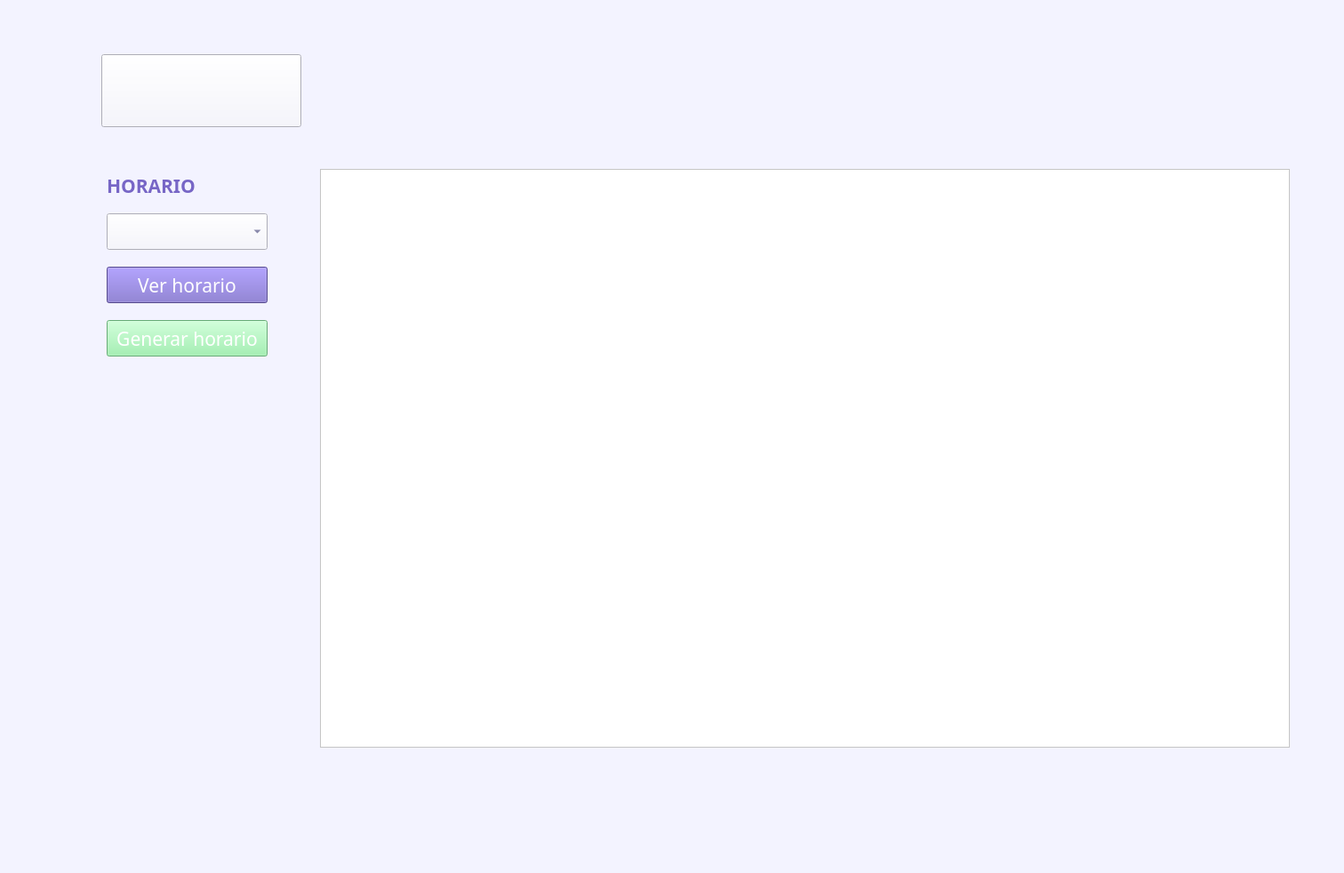
<?xml version="1.0" encoding="UTF-8"?>
<ui version="4.0">
 <class>ScheduleWindow</class>
 <widget class="QMainWindow" name="ScheduleWindow">
  <property name="geometry">
   <rect>
    <x>0</x>
    <y>0</y>
    <width>1512</width>
    <height>982</height>
   </rect>
  </property>
  <property name="windowTitle">
   <string>MainWindow</string>
  </property>
  <property name="styleSheet">
   <string notr="true">background-color: rgb(243, 243, 255);</string>
  </property>
  <widget class="QWidget" name="centralwidget">
   <widget class="QPushButton" name="pushButton_menu">
    <property name="geometry">
     <rect>
      <x>114</x>
      <y>61</y>
      <width>225</width>
      <height>82</height>
     </rect>
    </property>
    <property name="styleSheet">
     <string notr="true">border-image: url(:/resources/images/logo.png);</string>
    </property>
    <property name="text">
     <string/>
    </property>
   </widget>
   <widget class="QLabel" name="label_schedule">
    <property name="geometry">
     <rect>
      <x>120</x>
      <y>200</y>
      <width>151</width>
      <height>17</height>
     </rect>
    </property>
    <property name="font">
     <font>
      <family>Montserrat</family>
      <pointsize>16</pointsize>
      <bold>true</bold>
     </font>
    </property>
    <property name="styleSheet">
     <string notr="true">
color: rgb(119, 102, 198);
</string>
    </property>
    <property name="text">
     <string>HORARIO</string>
    </property>
   </widget>
   <widget class="QTableWidget" name="tableWidget">
    <property name="geometry">
     <rect>
      <x>360</x>
      <y>190</y>
      <width>1091</width>
      <height>651</height>
     </rect>
    </property>
    <property name="styleSheet">
     <string notr="true">background-color: rgb(255, 255, 255);
color: rgb(0, 0, 0);</string>
    </property>
   </widget>
   <widget class="QComboBox" name="comboBox_schedule">
    <property name="geometry">
     <rect>
      <x>120</x>
      <y>240</y>
      <width>181</width>
      <height>41</height>
     </rect>
    </property>
    <property name="palette">
     <palette>
      <active>
       <colorrole role="WindowText">
        <brush brushstyle="SolidPattern">
         <color alpha="255">
          <red>70</red>
          <green>70</green>
          <blue>122</blue>
         </color>
        </brush>
       </colorrole>
       <colorrole role="Button">
        <brush brushstyle="SolidPattern">
         <color alpha="255">
          <red>243</red>
          <green>243</green>
          <blue>255</blue>
         </color>
        </brush>
       </colorrole>
       <colorrole role="Text">
        <brush brushstyle="SolidPattern">
         <color alpha="255">
          <red>70</red>
          <green>70</green>
          <blue>122</blue>
         </color>
        </brush>
       </colorrole>
       <colorrole role="ButtonText">
        <brush brushstyle="SolidPattern">
         <color alpha="255">
          <red>70</red>
          <green>70</green>
          <blue>122</blue>
         </color>
        </brush>
       </colorrole>
       <colorrole role="Base">
        <brush brushstyle="SolidPattern">
         <color alpha="255">
          <red>243</red>
          <green>243</green>
          <blue>255</blue>
         </color>
        </brush>
       </colorrole>
       <colorrole role="Window">
        <brush brushstyle="SolidPattern">
         <color alpha="255">
          <red>243</red>
          <green>243</green>
          <blue>255</blue>
         </color>
        </brush>
       </colorrole>
       <colorrole role="HighlightedText">
        <brush brushstyle="SolidPattern">
         <color alpha="255">
          <red>119</red>
          <green>102</green>
          <blue>198</blue>
         </color>
        </brush>
       </colorrole>
       <colorrole role="PlaceholderText">
        <brush brushstyle="SolidPattern">
         <color alpha="128">
          <red>70</red>
          <green>70</green>
          <blue>122</blue>
         </color>
        </brush>
       </colorrole>
      </active>
      <inactive>
       <colorrole role="WindowText">
        <brush brushstyle="SolidPattern">
         <color alpha="255">
          <red>70</red>
          <green>70</green>
          <blue>122</blue>
         </color>
        </brush>
       </colorrole>
       <colorrole role="Button">
        <brush brushstyle="SolidPattern">
         <color alpha="255">
          <red>243</red>
          <green>243</green>
          <blue>255</blue>
         </color>
        </brush>
       </colorrole>
       <colorrole role="Text">
        <brush brushstyle="SolidPattern">
         <color alpha="255">
          <red>70</red>
          <green>70</green>
          <blue>122</blue>
         </color>
        </brush>
       </colorrole>
       <colorrole role="ButtonText">
        <brush brushstyle="SolidPattern">
         <color alpha="255">
          <red>70</red>
          <green>70</green>
          <blue>122</blue>
         </color>
        </brush>
       </colorrole>
       <colorrole role="Base">
        <brush brushstyle="SolidPattern">
         <color alpha="255">
          <red>243</red>
          <green>243</green>
          <blue>255</blue>
         </color>
        </brush>
       </colorrole>
       <colorrole role="Window">
        <brush brushstyle="SolidPattern">
         <color alpha="255">
          <red>243</red>
          <green>243</green>
          <blue>255</blue>
         </color>
        </brush>
       </colorrole>
       <colorrole role="HighlightedText">
        <brush brushstyle="SolidPattern">
         <color alpha="255">
          <red>119</red>
          <green>102</green>
          <blue>198</blue>
         </color>
        </brush>
       </colorrole>
       <colorrole role="PlaceholderText">
        <brush brushstyle="SolidPattern">
         <color alpha="128">
          <red>70</red>
          <green>70</green>
          <blue>122</blue>
         </color>
        </brush>
       </colorrole>
      </inactive>
      <disabled>
       <colorrole role="WindowText">
        <brush brushstyle="SolidPattern">
         <color alpha="255">
          <red>70</red>
          <green>70</green>
          <blue>122</blue>
         </color>
        </brush>
       </colorrole>
       <colorrole role="Button">
        <brush brushstyle="SolidPattern">
         <color alpha="255">
          <red>243</red>
          <green>243</green>
          <blue>255</blue>
         </color>
        </brush>
       </colorrole>
       <colorrole role="Text">
        <brush brushstyle="SolidPattern">
         <color alpha="255">
          <red>70</red>
          <green>70</green>
          <blue>122</blue>
         </color>
        </brush>
       </colorrole>
       <colorrole role="ButtonText">
        <brush brushstyle="SolidPattern">
         <color alpha="255">
          <red>70</red>
          <green>70</green>
          <blue>122</blue>
         </color>
        </brush>
       </colorrole>
       <colorrole role="Base">
        <brush brushstyle="SolidPattern">
         <color alpha="255">
          <red>243</red>
          <green>243</green>
          <blue>255</blue>
         </color>
        </brush>
       </colorrole>
       <colorrole role="Window">
        <brush brushstyle="SolidPattern">
         <color alpha="255">
          <red>243</red>
          <green>243</green>
          <blue>255</blue>
         </color>
        </brush>
       </colorrole>
       <colorrole role="HighlightedText">
        <brush brushstyle="SolidPattern">
         <color alpha="255">
          <red>119</red>
          <green>102</green>
          <blue>198</blue>
         </color>
        </brush>
       </colorrole>
       <colorrole role="PlaceholderText">
        <brush brushstyle="SolidPattern">
         <color alpha="128">
          <red>70</red>
          <green>70</green>
          <blue>122</blue>
         </color>
        </brush>
       </colorrole>
      </disabled>
     </palette>
    </property>
    <property name="font">
     <font>
      <family>Montserrat</family>
      <pointsize>16</pointsize>
     </font>
    </property>
    <property name="styleSheet">
     <string notr="true">color: rgb(70, 70, 122);</string>
    </property>
   </widget>
   <widget class="QPushButton" name="pushButton">
    <property name="geometry">
     <rect>
      <x>120</x>
      <y>300</y>
      <width>181</width>
      <height>41</height>
     </rect>
    </property>
    <property name="font">
     <font>
      <family>Montserrat</family>
      <pointsize>16</pointsize>
     </font>
    </property>
    <property name="styleSheet">
     <string notr="true">background-color: rgb(119, 102, 198);
color: rgb(255, 255, 255);</string>
    </property>
    <property name="text">
     <string>Ver horario</string>
    </property>
   </widget>
   <widget class="QPushButton" name="pushButton_generate_schedule">
    <property name="geometry">
     <rect>
      <x>120</x>
      <y>360</y>
      <width>181</width>
      <height>41</height>
     </rect>
    </property>
    <property name="font">
     <font>
      <family>Montserrat</family>
      <pointsize>16</pointsize>
     </font>
    </property>
    <property name="styleSheet">
     <string notr="true">background-color: rgb(143, 240, 164);
color: rgb(255, 255, 255);</string>
    </property>
    <property name="text">
     <string>Generar horario</string>
    </property>
   </widget>
  </widget>
  <widget class="QStatusBar" name="statusbar"/>
 </widget>
 <resources/>
 <connections/>
</ui>
